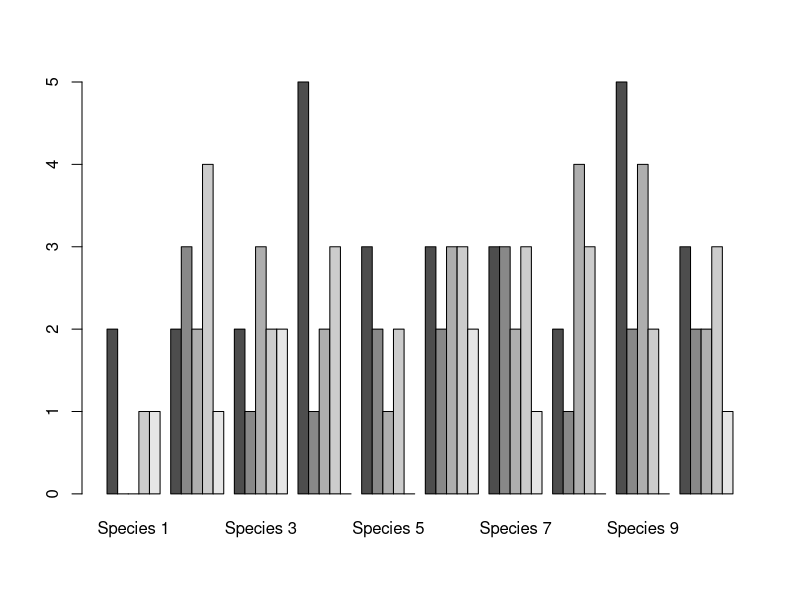
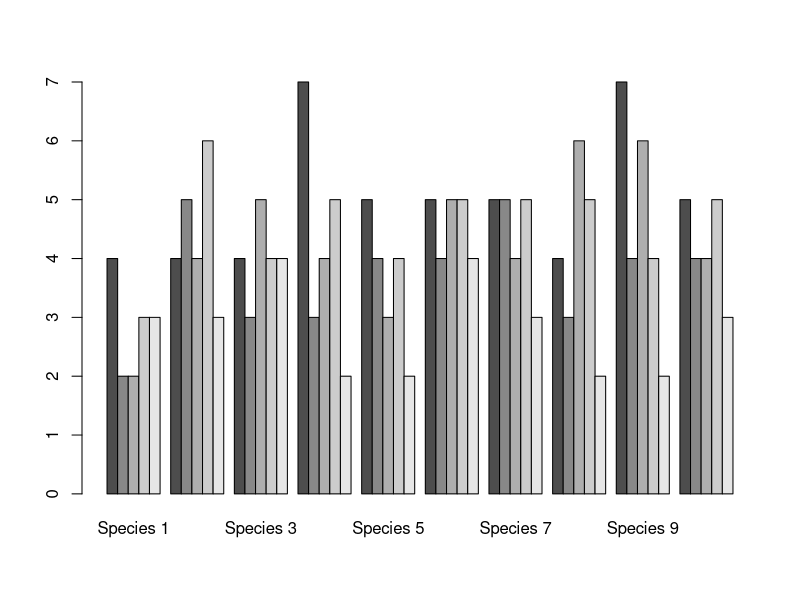
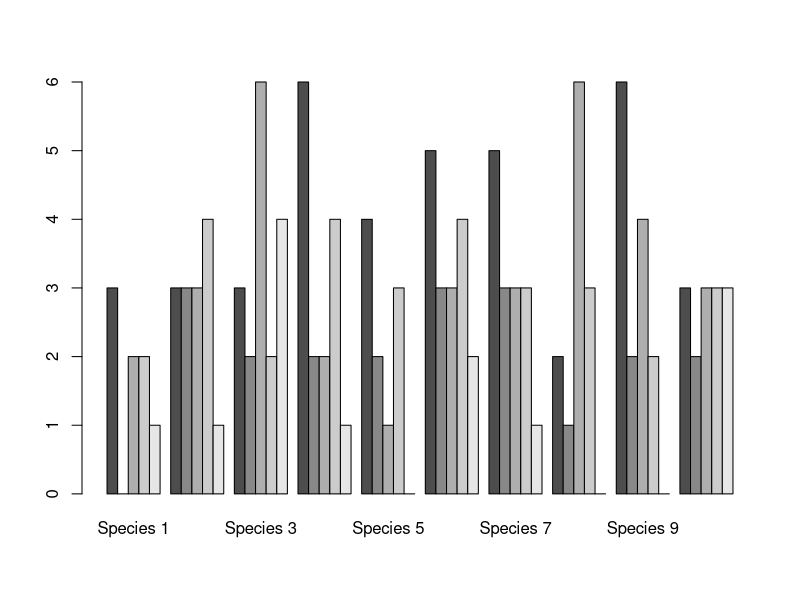

Recreate these plots in R, in order.
## ---- chunk 1
#create a dummy community dataset
(comm <- matrix(rpois(50,2),nrow = 5,dimnames = list(paste("Site",1:5),paste("Species",1:10))))

#Easy
#compute species richness per site
apply(comm,1,function(x) sum(x>0))

#compute in how many sites each species occur
apply(comm,2,function(x) sum(x>0))

#compute the mean abundance of species with more than 2 individuals in each site
apply(comm,1,function(x) mean(x[x>2]))

#compute the relative abundance (save the object for later use)
ps <- apply(comm,1,function(x) x/sum(x))

#Medium
#compute the exponential of the shannon diversity for each site
apply(ps,2,function(x) exp(-sum(x*log(x),na.rm=TRUE)))

#Hard
#turn the abundance into classes, turn the species with highest abundance into a "D" all others with abundance superior to 0 into "S" and species of 0 into "A" (save the object)
doms <- apply(comm,1,function(x) ifelse(x == max(x), "D",ifelse(x>0,"S","A")))

#count how often each species is dominant
apply(doms,1,function(x) sum(x == "D"))
## ---- chunk 2
#Easy
#get the range for each column in the dataset
lapply(mtcars,range)

#compute the coefficient of variation for each columns in mtcars
#help CV = mean / sd
lapply(mtcars,function(x) mean(x)/sd(x))

#compute the 0.25, median and 0.75 quantile for each columns
lapply(mtcars,quantile,probs=c(0.25,0.5,0.75))

#Medium
#compute the correlation between a random vector of normal deviates and each columns, hint: you have to use a function with more than one argument
rnd <- rnorm(nrow(mtcars))
lapply(mtcars,function(x,cov) cor(x,cov),cov=rnd)


#Hard
#get the car name which get the maximum value for each colmuns
lapply(mtcars,function(x,row_name) row_name[which.max(x)],row_name=rownames(mtcars))
#another solution thanks to @Frederik
lapply(mtcars,function(x) rownames(mtcars)[which(x == max(x))])
## ---- chunk 3
#Easy
#put the mean, standard deviation and coefficient of variation of each column into a nice table
#hint you can re-use sum_stat to get nice row names
sum_stat <- function(x){
  return(c(Mean=mean(x),Std.Dev.=sd(x),CV=mean(x)/sd(x)))
}
sapply(mtcars,sum_stat)

#Medium
#standardize all variables in the dataset
sapply(mtcars,function(x) (x-mean(x))/sd(x))

#Hard
#create function that removes outliers based on some varying threshold
#by default an outlier is an observation that is more or less than 1.5 * (Q75 - Q25)
out_dect <- function(x,thresh=1.5){
  qs <- quantile(x,probs=c(0.25,0.75))
  lims <- c( qs[1] - thresh * (qs[2] - qs[1]),qs[2] + thresh * (qs[2] - qs[1]))
  return(x < lims[1] | x > lims[2])
}
#remove all outliers from the mtcars dataset with a threshold of 1.5
#try to find out how to still end up with a data frame at the end
sapply(mtcars,function(x) ifelse(out_dect(x),NA,x))
## ---- chunk 4
#Easy
#repeat the car names (rownames) as many times as they have gears
mapply(rep,x=rownames(mtcars),times=mtcars$gear)

#Medium
#repeat species names per sample depending on their abundance
mapply(rep,x=colnames(comm),times=comm)
## ---- chunk 5
library(plyr)
#we have a a list of community matrices
comm_li <- list(comm,comm+2,comm+rpois(50,1))
#make a data frame with the species abundance over the site
ldply(comm_li,function(comm) colSums(comm))

#make a data frame with species richness per site
ldply(comm_li,function(comm) apply(comm,1,function(x) sum(x>0)))

#plot an histogram of species abundance for each site
l_ply(comm_li,function(comm) barplot(comm,beside=TRUE))
